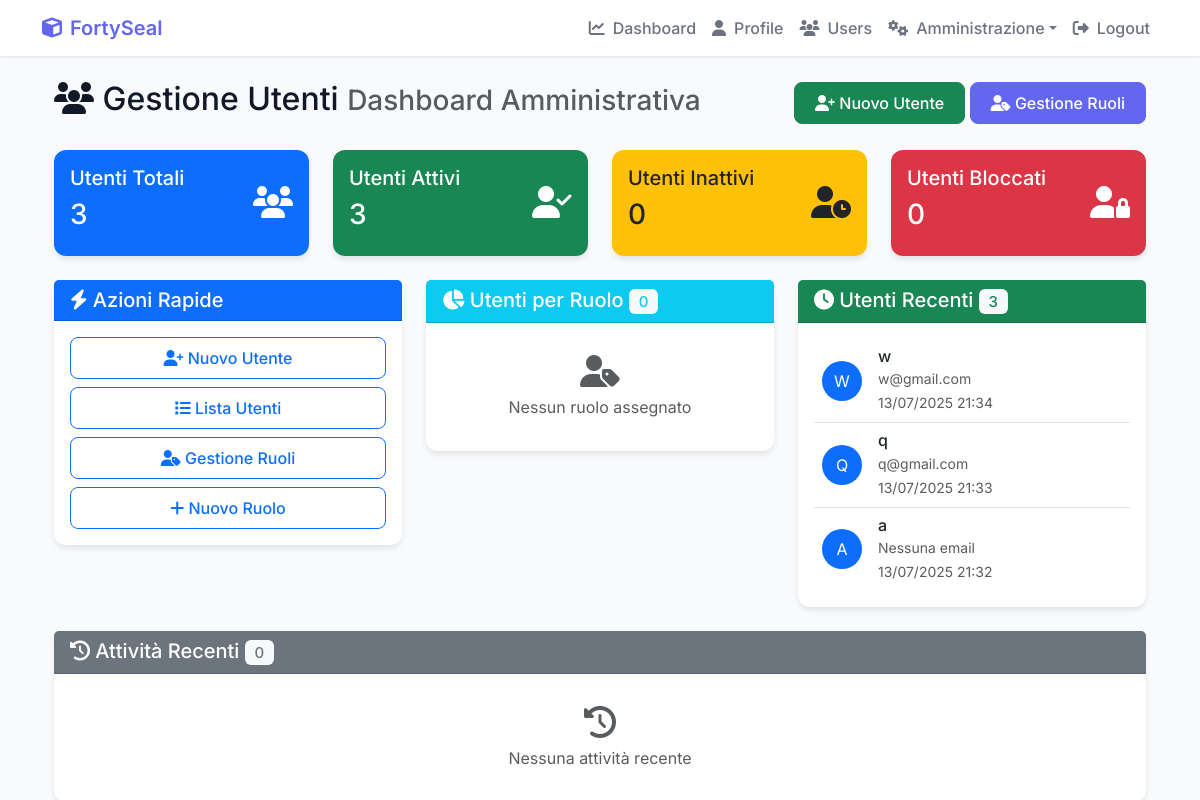
Screenshot of /user-management/ (signed in) with the database file from the repository.
### Cripto1/models.py (models this page shows, shortened)
class UserProfile(models.Model):
    user = models.OneToOneField(User, on_delete=models.CASCADE)
    user_key = models.CharField(max_length=255, unique=True) # Keep as a unique identifier (can be hash of public key)
    public_key = models.TextField(null=True, blank=True) # Allow null for existing rows
    private_key = EncryptedTextField(null=True, blank=True) # Allow null for existing rows
    balance = models.FloatField(default=0.0)
    created_at = models.DateTimeField(auto_now_add=True)
    profile_picture = models.ImageField(upload_to='profile_pics/', blank=True, null=True)
    is_active = models.BooleanField(default=True)
    last_login_ip = models.GenericIPAddressField(null=True, blank=True)
    last_login_date = models.DateTimeField(null=True, blank=True)
    login_attempts = models.IntegerField(default=0)
    locked_until = models.DateTimeField(null=True, blank=True)
    sso_provider = models.CharField(max_length=50, blank=True, null=True)  # Per SSO
    sso_id = models.CharField(max_length=255, blank=True, null=True)  # ID esterno per SSO
    department = models.CharField(max_length=100, blank=True, null=True)
    position = models.CharField(max_length=100, blank=True, null=True)
    phone = models.CharField(max_length=20, blank=True, null=True)
    emergency_contact = models.CharField(max_length=255, blank=True, null=True)
    notes = models.TextField(blank=True, null=True)
    def is_locked(self):
        if self.locked_until and timezone.now() < self.locked_until:
            return True
        return False
    def update_last_login(self, ip_address=None):
        self.last_login_date = timezone.now()
        if ip_address:
            self.last_login_ip = ip_address
        self.save()

### Cripto1/views.py (the view)
    def wrapper(request, *args, **kwargs):
        if not request.user.is_authenticated:
            messages.error(request, "Devi essere autenticato per accedere a questa sezione.")
            return redirect('Cripto1:login')
        return view_func(request, *args, **kwargs)

### Cripto1/views.py (called while the page is built)
def user_management_required(view_func):
    def wrapper(request, *args, **kwargs):
        if not request.user.is_authenticated:
            messages.error(request, "Devi essere autenticato per accedere a questa sezione.")
            return redirect('Cripto1:login')
        return view_func(request, *args, **kwargs)
    return wrapper

### Cripto1/templates/Cripto1/user_management/dashboard.html (shortened to what this page needs)
{% extends 'Cripto1/base.html' %}
{% load static %}
{% block content %}
<div class="container-fluid mt-4">
    <div class="row">
        <div class="col-12">
            <div class="d-flex justify-content-between align-items-center mb-4">
                <h2>
                    <i class="fas fa-users"></i> Gestione Utenti
                    <small class="text-muted">Dashboard Amministrativa</small>
                </h2>
                <div>
                    <a href="{% url 'Cripto1:create_user' %}" class="btn btn-success">
                        <i class="fas fa-user-plus"></i> Nuovo Utente
                    </a>
                    <a href="{% url 'Cripto1:role_list' %}" class="btn btn-primary">
                        <i class="fas fa-user-tag"></i> Gestione Ruoli
                    </a>
                </div>
            </div>
        </div>
    </div>
    <div class="row mb-4">
        <div class="col-md-3">
            <div class="card bg-primary text-white">
                <div class="card-body">
                    <div class="d-flex justify-content-between">
                        <div>
                            <h5 class="card-title">Utenti Totali</h5>
                            <h3>{{ total_users }}</h3>
                        </div>
                        <div class="align-self-center">
                            <i class="fas fa-users fa-2x"></i>
                        </div>
                    </div>
                </div>
            </div>
        </div>
        <div class="col-md-3">
            <div class="card bg-success text-white">
                <div class="card-body">
                    <div class="d-flex justify-content-between">
                        <div>
                            <h5 class="card-title">Utenti Attivi</h5>
                            <h3>{{ active_users }}</h3>
                        </div>
                        <div class="align-self-center">
                            <i class="fas fa-user-check fa-2x"></i>
                        </div>
                    </div>
                </div>
            </div>
        </div>
        <div class="col-md-3">
            <div class="card bg-warning text-dark">
                <div class="card-body">
                    <div class="d-flex justify-content-between">
                        <div>
                            <h5 class="card-title">Utenti Inattivi</h5>
                            <h3>{{ inactive_users }}</h3>
                        </div>
                        <div class="align-self-center">
                            <i class="fas fa-user-clock fa-2x"></i>
                        </div>
                    </div>
                </div>
            </div>
        </div>
        <div class="col-md-3">
            <div class="card bg-danger text-white">
                <div class="card-body">
                    <div class="d-flex justify-content-between">
                        <div>
                            <h5 class="card-title">Utenti Bloccati</h5>
                            <h3>{{ locked_users }}</h3>
                        </div>
                        <div class="align-self-center">
                            <i class="fas fa-user-lock fa-2x"></i>
                        </div>
                    </div>
                </div>
            </div>
        </div>
    </div>
    <div class="row mb-4">
        <div class="col-md-4">
            <div class="card border-primary">
                <div class="card-header bg-primary text-white">
                    <h5 class="mb-0">
                        <i class="fas fa-bolt"></i> Azioni Rapide
                    </h5>
                </div>
                <div class="card-body">
                    <div class="d-grid gap-2">
                        <a href="{% url 'Cripto1:create_user' %}" class="btn btn-outline-primary">
                            <i class="fas fa-user-plus"></i> Nuovo Utente
                        </a>
                        <a href="{% url 'Cripto1:user_list' %}" class="btn btn-outline-primary">
                            <i class="fas fa-list"></i> Lista Utenti
                        </a>
                        <a href="{% url 'Cripto1:role_list' %}" class="btn btn-outline-primary">
                            <i class="fas fa-user-tag"></i> Gestione Ruoli
                        </a>
                        <a href="{% url 'Cripto1:create_role' %}" class="btn btn-outline-primary">
                            <i class="fas fa-plus"></i> Nuovo Ruolo
                        </a>
                    </div>
                </div>
            </div>
        </div>
        <div class="col-md-4">
            <div class="card border-info">
                <div class="card-header bg-info text-white">
                    <h5 class="mb-0">
                        <i class="fas fa-chart-pie"></i> Utenti per Ruolo
                        <span class="badge bg-light text-info">{{ role_stats|length }}</span>
                    </h5>
                </div>
                <div class="card-body">
                    {% if role_stats %}
                        <div class="table-responsive">
                            <table class="table table-sm">
                                <thead>
                                    <tr>
                                        <th>Ruolo</th>
                                        <th>Utenti</th>
                                    </tr>
                                </thead>
                                <tbody>
                                    {% for role_name, count in role_stats.items %}
                                        <tr>
                                            <td>{{ role_name }}</td>
                                            <td>
                                                <span class="badge bg-info">{{ count }}</span>
                                            </td>
                                        </tr>
                                    {% endfor %}
                                </tbody>
                            </table>
                        </div>
                    {% else %}
                        <div class="text-center py-3">
                            <i class="fas fa-user-tag fa-2x text-muted mb-2"></i>
                            <p class="text-muted mb-0">Nessun ruolo assegnato</p>
                        </div>
                    {% endif %}
                </div>
            </div>
        </div>
        <div class="col-md-4">
            <div class="card border-success">
                <div class="card-header bg-success text-white">
                    <h5 class="mb-0">
                        <i class="fas fa-clock"></i> Utenti Recenti
                        <span class="badge bg-light text-success">{{ recent_users|length }}</span>
                    </h5>
                </div>
                <div class="card-body">
                    {% if recent_users %}
                        <div class="list-group list-group-flush">
                            {% for user_profile in recent_users %}
                                <div class="list-group-item d-flex align-items-center p-2">
                                    <div class="bg-primary text-white rounded-circle d-flex align-items-center justify-content-center me-3" style="width: 40px; height: 40px;">
                                        {{ user_profile.user.username|first|upper }}
                                    </div>
                                    <div>
                                        <h6 class="mb-0">{{ user_profile.user.username }}</h6>
                                        <small class="text-muted">{{ user_profile.user.email|default:"Nessuna email" }}</small>
                                        <br>
                                        <small class="text-muted">{{ user_profile.created_at|date:"d/m/Y H:i" }}</small>
                                    </div>
                                </div>
                            {% endfor %}
                        </div>
                    {% else %}
                        <div class="text-center py-3">
                            <i class="fas fa-users fa-2x text-muted mb-2"></i>
                            <p class="text-muted mb-0">Nessun utente recente</p>
                        </div>
                    {% endif %}
                </div>
            </div>
        </div>
    </div>
    <div class="row">
        <div class="col-12">
            <div class="card border-secondary">
                <div class="card-header bg-secondary text-white">
                    <h5 class="mb-0">
                        <i class="fas fa-history"></i> Attività Recenti
                        <span class="badge bg-light text-secondary">{{ recent_activities|length }}</span>
                    </h5>
                </div>
                <div class="card-body">
                    {% if recent_activities %}
                        <div class="table-responsive">
                            <table class="table table-striped">
                                <thead>
                                    <tr>
                                        <th>Timestamp</th>
                                        <th>Utente</th>
                                        <th>Severità</th>
                                        <th>Descrizione</th>
                                    </tr>
                                </thead>
                                <tbody>
                                    {% for activity in recent_activities %}
                                        <tr>
                                            <td>{{ activity.timestamp|date:"d/m/Y H:i" }}</td>
                                            <td>
                                                {% if activity.user %}
                                                    <span class="badge bg-primary">{{ activity.user.username }}</span>
                                                {% else %}
                                                    <span class="badge bg-secondary">Sistema</span>
                                                {% endif %}
                                            </td>
                                            <td>
                                                {% if activity.severity == 'HIGH' %}
                                                    <span class="badge bg-danger">{{ activity.severity }}</span>
                                                {% elif activity.severity == 'MEDIUM' %}
                                                    <span class="badge bg-warning">{{ activity.severity }}</span>
                                                {% else %}
                                                    <span class="badge bg-info">{{ activity.severity }}</span>
                                                {% endif %}
                                            </td>
                                            <td>{{ activity.description }}</td>
                                        </tr>
                                    {% endfor %}
                                </tbody>
                            </table>
                        </div>
                    {% else %}
                        <div class="text-center py-3">
                            <i class="fas fa-history fa-2x text-muted mb-2"></i>
                            <p class="text-muted mb-0">Nessuna attività recente</p>
                        </div>
                    {% endif %}
                </div>
            </div>
        </div>
    </div>
</div>
{% endblock %}

### Cripto1/templates/Cripto1/base.html (style rules this page uses)
:root { --primary-color: #6366f1; --secondary-color: #4f46e5; --success-color: #22c55e; --danger-color: #ef4444; --warning-color: #f59e0b; --info-color: #3b82f6; --background-color: #f9fafb; --card-background: #ffffff; --text-primary: #111827; --text-secondary: #6b7280; --bottom-nav-height: 56px; }
body { font-family: 'Inter', sans-serif; background-color: var(--background-color); color: var(--text-primary); }
.card { border: none; border-radius: 12px; box-shadow: 0 4px 6px -1px rgba(0,0,0,0.1); background: var(--card-background); transition: transform 0.2s ease, box-shadow 0.2s ease; }
.btn { font-weight: 500; border-radius: 8px; padding: 0.5rem 1.25rem; transition: all 0.2s ease; }
.btn-primary { background-color: var(--primary-color); border-color: var(--primary-color); }
.badge { font-weight: 500; padding: 0.35em 0.65em; border-radius: 6px; }
:root { --primary-color: #6366f1; --secondary-color: #4f46e5; --success-color: #22c55e; --danger-color: #ef4444; --warning-color: #f59e0b; --info-color: #3b82f6; --background-color: #f9fafb; --card-background: #ffffff; --text-primary: #111827; --text-secondary: #6b7280; }

### rows the page displays
UserProfile: user.username|first "W", user.username "w", user.email "w@gmail.com", created_at "13/07/2025 21:34"
UserProfile: user.username|first "Q", user.username "q", user.email "q@gmail.com", created_at "13/07/2025 21:33"
UserProfile: user.username|first "A", user.username "a", user.email "Nessuna email", created_at "13/07/2025 21:32"

### other values shown
{{ total_users }} "3"
{{ active_users }} "3"
{{ inactive_users }} "0"
{{ locked_users }} "0"
{{ role_stats|length }} "0"
{{ recent_users|length }} "3"
{{ recent_activities|length }} "0"
